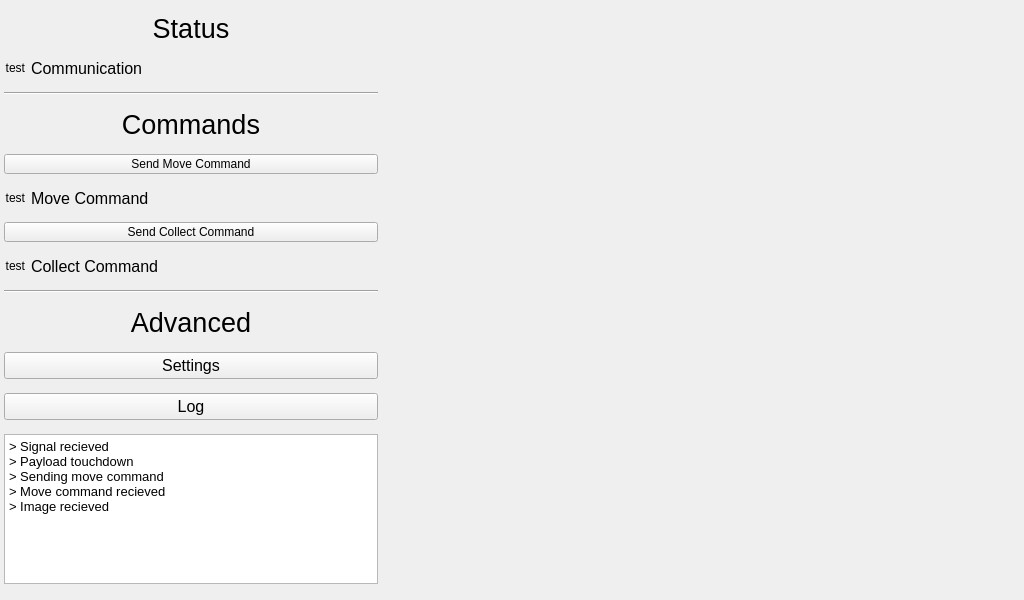
<?xml version="1.0" encoding="UTF-8"?>
<ui version="4.0">
 <class>MainWindow</class>
 <widget class="QMainWindow" name="MainWindow">
  <property name="enabled">
   <bool>true</bool>
  </property>
  <property name="geometry">
   <rect>
    <x>0</x>
    <y>0</y>
    <width>1024</width>
    <height>600</height>
   </rect>
  </property>
  <property name="sizePolicy">
   <sizepolicy hsizetype="Minimum" vsizetype="Minimum">
    <horstretch>0</horstretch>
    <verstretch>0</verstretch>
   </sizepolicy>
  </property>
  <property name="minimumSize">
   <size>
    <width>0</width>
    <height>0</height>
   </size>
  </property>
  <property name="maximumSize">
   <size>
    <width>999999</width>
    <height>999999</height>
   </size>
  </property>
  <property name="windowTitle">
   <string>Ground Station</string>
  </property>
  <widget class="QWidget" name="centralWidget">
   <property name="sizePolicy">
    <sizepolicy hsizetype="Fixed" vsizetype="Fixed">
     <horstretch>0</horstretch>
     <verstretch>0</verstretch>
    </sizepolicy>
   </property>
   <property name="minimumSize">
    <size>
     <width>1024</width>
     <height>600</height>
    </size>
   </property>
   <property name="maximumSize">
    <size>
     <width>1024</width>
     <height>600</height>
    </size>
   </property>
   <widget class="QWidget" name="widget" native="true">
    <property name="geometry">
     <rect>
      <x>-1</x>
      <y>-1</y>
      <width>1024</width>
      <height>600</height>
     </rect>
    </property>
    <property name="sizePolicy">
     <sizepolicy hsizetype="Fixed" vsizetype="Fixed">
      <horstretch>0</horstretch>
      <verstretch>0</verstretch>
     </sizepolicy>
    </property>
    <property name="minimumSize">
     <size>
      <width>1024</width>
      <height>600</height>
     </size>
    </property>
    <property name="maximumSize">
     <size>
      <width>1024</width>
      <height>600</height>
     </size>
    </property>
    <layout class="QHBoxLayout" name="horizontalLayout">
     <property name="spacing">
      <number>0</number>
     </property>
     <property name="leftMargin">
      <number>0</number>
     </property>
     <property name="topMargin">
      <number>0</number>
     </property>
     <property name="rightMargin">
      <number>0</number>
     </property>
     <property name="bottomMargin">
      <number>0</number>
     </property>
     <item>
      <widget class="QWidget" name="widget_2" native="true">
       <property name="minimumSize">
        <size>
         <width>384</width>
         <height>600</height>
        </size>
       </property>
       <property name="maximumSize">
        <size>
         <width>384</width>
         <height>600</height>
        </size>
       </property>
       <layout class="QVBoxLayout" name="verticalLayout">
        <property name="spacing">
         <number>0</number>
        </property>
        <property name="leftMargin">
         <number>5</number>
        </property>
        <property name="topMargin">
         <number>0</number>
        </property>
        <property name="rightMargin">
         <number>5</number>
        </property>
        <property name="bottomMargin">
         <number>0</number>
        </property>
        <item>
         <widget class="QLabel" name="label">
          <property name="sizePolicy">
           <sizepolicy hsizetype="Preferred" vsizetype="Fixed">
            <horstretch>0</horstretch>
            <verstretch>0</verstretch>
           </sizepolicy>
          </property>
          <property name="font">
           <font>
            <pointsize>20</pointsize>
            <weight>50</weight>
            <bold>false</bold>
            <underline>false</underline>
           </font>
          </property>
          <property name="text">
           <string>Status</string>
          </property>
          <property name="alignment">
           <set>Qt::AlignCenter</set>
          </property>
         </widget>
        </item>
        <item>
         <widget class="QWidget" name="widget_3" native="true">
          <property name="sizePolicy">
           <sizepolicy hsizetype="Preferred" vsizetype="Fixed">
            <horstretch>0</horstretch>
            <verstretch>0</verstretch>
           </sizepolicy>
          </property>
          <property name="minimumSize">
           <size>
            <width>0</width>
            <height>20</height>
           </size>
          </property>
          <property name="maximumSize">
           <size>
            <width>16777215</width>
            <height>20</height>
           </size>
          </property>
          <layout class="QHBoxLayout" name="horizontalLayout_2">
           <property name="spacing">
            <number>0</number>
           </property>
           <property name="leftMargin">
            <number>0</number>
           </property>
           <property name="topMargin">
            <number>0</number>
           </property>
           <property name="rightMargin">
            <number>0</number>
           </property>
           <property name="bottomMargin">
            <number>0</number>
           </property>
           <item>
            <layout class="QHBoxLayout" name="horizontalLayout_8">
             <property name="rightMargin">
              <number>15</number>
             </property>
             <item>
              <widget class="QLabel" name="label_comm_status">
               <property name="sizePolicy">
                <sizepolicy hsizetype="Preferred" vsizetype="Fixed">
                 <horstretch>0</horstretch>
                 <verstretch>0</verstretch>
                </sizepolicy>
               </property>
               <property name="text">
                <string>test</string>
               </property>
               <property name="alignment">
                <set>Qt::AlignRight|Qt::AlignTrailing|Qt::AlignVCenter</set>
               </property>
              </widget>
             </item>
             <item>
              <widget class="QLabel" name="label_4">
               <property name="sizePolicy">
                <sizepolicy hsizetype="Preferred" vsizetype="Minimum">
                 <horstretch>0</horstretch>
                 <verstretch>0</verstretch>
                </sizepolicy>
               </property>
               <property name="minimumSize">
                <size>
                 <width>150</width>
                 <height>0</height>
                </size>
               </property>
               <property name="maximumSize">
                <size>
                 <width>150</width>
                 <height>16777215</height>
                </size>
               </property>
               <property name="font">
                <font>
                 <pointsize>12</pointsize>
                </font>
               </property>
               <property name="text">
                <string>Communication</string>
               </property>
              </widget>
             </item>
             <item>
              <spacer name="horizontalSpacer">
               <property name="orientation">
                <enum>Qt::Horizontal</enum>
               </property>
               <property name="sizeType">
                <enum>QSizePolicy::Expanding</enum>
               </property>
               <property name="sizeHint" stdset="0">
                <size>
                 <width>40</width>
                 <height>20</height>
                </size>
               </property>
              </spacer>
             </item>
            </layout>
           </item>
          </layout>
         </widget>
        </item>
        <item>
         <widget class="Line" name="line">
          <property name="orientation">
           <enum>Qt::Horizontal</enum>
          </property>
         </widget>
        </item>
        <item>
         <widget class="QLabel" name="label_2">
          <property name="sizePolicy">
           <sizepolicy hsizetype="Preferred" vsizetype="Fixed">
            <horstretch>0</horstretch>
            <verstretch>0</verstretch>
           </sizepolicy>
          </property>
          <property name="font">
           <font>
            <pointsize>20</pointsize>
           </font>
          </property>
          <property name="text">
           <string>Commands</string>
          </property>
          <property name="alignment">
           <set>Qt::AlignCenter</set>
          </property>
          <property name="wordWrap">
           <bool>false</bool>
          </property>
         </widget>
        </item>
        <item>
         <widget class="QPushButton" name="pushButton">
          <property name="minimumSize">
           <size>
            <width>0</width>
            <height>20</height>
           </size>
          </property>
          <property name="maximumSize">
           <size>
            <width>16777215</width>
            <height>20</height>
           </size>
          </property>
          <property name="text">
           <string>Send Move Command</string>
          </property>
         </widget>
        </item>
        <item>
         <widget class="QWidget" name="widget_4" native="true">
          <property name="sizePolicy">
           <sizepolicy hsizetype="Preferred" vsizetype="Fixed">
            <horstretch>0</horstretch>
            <verstretch>0</verstretch>
           </sizepolicy>
          </property>
          <property name="minimumSize">
           <size>
            <width>0</width>
            <height>20</height>
           </size>
          </property>
          <property name="maximumSize">
           <size>
            <width>16777215</width>
            <height>20</height>
           </size>
          </property>
          <layout class="QHBoxLayout" name="horizontalLayout_4">
           <property name="spacing">
            <number>0</number>
           </property>
           <property name="leftMargin">
            <number>0</number>
           </property>
           <property name="topMargin">
            <number>0</number>
           </property>
           <property name="rightMargin">
            <number>0</number>
           </property>
           <property name="bottomMargin">
            <number>0</number>
           </property>
           <item>
            <layout class="QHBoxLayout" name="horizontalLayout_6">
             <property name="rightMargin">
              <number>15</number>
             </property>
             <item>
              <widget class="QLabel" name="label_mov_status">
               <property name="sizePolicy">
                <sizepolicy hsizetype="Preferred" vsizetype="Fixed">
                 <horstretch>0</horstretch>
                 <verstretch>0</verstretch>
                </sizepolicy>
               </property>
               <property name="maximumSize">
                <size>
                 <width>50</width>
                 <height>50</height>
                </size>
               </property>
               <property name="text">
                <string>test</string>
               </property>
               <property name="alignment">
                <set>Qt::AlignRight|Qt::AlignTrailing|Qt::AlignVCenter</set>
               </property>
              </widget>
             </item>
             <item>
              <widget class="QLabel" name="label_7">
               <property name="sizePolicy">
                <sizepolicy hsizetype="Preferred" vsizetype="Minimum">
                 <horstretch>0</horstretch>
                 <verstretch>0</verstretch>
                </sizepolicy>
               </property>
               <property name="font">
                <font>
                 <pointsize>12</pointsize>
                </font>
               </property>
               <property name="text">
                <string>Move Command</string>
               </property>
              </widget>
             </item>
             <item>
              <spacer name="horizontalSpacer_2">
               <property name="orientation">
                <enum>Qt::Horizontal</enum>
               </property>
               <property name="sizeHint" stdset="0">
                <size>
                 <width>40</width>
                 <height>20</height>
                </size>
               </property>
              </spacer>
             </item>
            </layout>
           </item>
          </layout>
         </widget>
        </item>
        <item>
         <widget class="QPushButton" name="pushButton_2">
          <property name="minimumSize">
           <size>
            <width>0</width>
            <height>20</height>
           </size>
          </property>
          <property name="maximumSize">
           <size>
            <width>16777215</width>
            <height>20</height>
           </size>
          </property>
          <property name="text">
           <string>Send Collect Command</string>
          </property>
         </widget>
        </item>
        <item>
         <widget class="QWidget" name="widget_5" native="true">
          <property name="sizePolicy">
           <sizepolicy hsizetype="Preferred" vsizetype="Fixed">
            <horstretch>0</horstretch>
            <verstretch>0</verstretch>
           </sizepolicy>
          </property>
          <property name="minimumSize">
           <size>
            <width>0</width>
            <height>20</height>
           </size>
          </property>
          <property name="maximumSize">
           <size>
            <width>16777215</width>
            <height>20</height>
           </size>
          </property>
          <layout class="QHBoxLayout" name="horizontalLayout_5">
           <property name="spacing">
            <number>0</number>
           </property>
           <property name="leftMargin">
            <number>0</number>
           </property>
           <property name="topMargin">
            <number>0</number>
           </property>
           <property name="rightMargin">
            <number>0</number>
           </property>
           <property name="bottomMargin">
            <number>0</number>
           </property>
           <item>
            <layout class="QHBoxLayout" name="horizontalLayout_7">
             <property name="rightMargin">
              <number>15</number>
             </property>
             <item>
              <widget class="QLabel" name="label_col_status">
               <property name="sizePolicy">
                <sizepolicy hsizetype="Maximum" vsizetype="Fixed">
                 <horstretch>0</horstretch>
                 <verstretch>0</verstretch>
                </sizepolicy>
               </property>
               <property name="text">
                <string>test</string>
               </property>
               <property name="alignment">
                <set>Qt::AlignRight|Qt::AlignTrailing|Qt::AlignVCenter</set>
               </property>
              </widget>
             </item>
             <item>
              <widget class="QLabel" name="label_8">
               <property name="sizePolicy">
                <sizepolicy hsizetype="Preferred" vsizetype="Minimum">
                 <horstretch>0</horstretch>
                 <verstretch>0</verstretch>
                </sizepolicy>
               </property>
               <property name="font">
                <font>
                 <pointsize>12</pointsize>
                </font>
               </property>
               <property name="text">
                <string>Collect Command</string>
               </property>
              </widget>
             </item>
             <item>
              <spacer name="horizontalSpacer_3">
               <property name="orientation">
                <enum>Qt::Horizontal</enum>
               </property>
               <property name="sizeType">
                <enum>QSizePolicy::Expanding</enum>
               </property>
               <property name="sizeHint" stdset="0">
                <size>
                 <width>40</width>
                 <height>20</height>
                </size>
               </property>
              </spacer>
             </item>
            </layout>
           </item>
          </layout>
         </widget>
        </item>
        <item>
         <widget class="Line" name="line_2">
          <property name="orientation">
           <enum>Qt::Horizontal</enum>
          </property>
         </widget>
        </item>
        <item>
         <widget class="QLabel" name="label_3">
          <property name="sizePolicy">
           <sizepolicy hsizetype="Preferred" vsizetype="Fixed">
            <horstretch>0</horstretch>
            <verstretch>0</verstretch>
           </sizepolicy>
          </property>
          <property name="font">
           <font>
            <pointsize>20</pointsize>
           </font>
          </property>
          <property name="text">
           <string>Advanced</string>
          </property>
          <property name="alignment">
           <set>Qt::AlignCenter</set>
          </property>
         </widget>
        </item>
        <item>
         <widget class="QPushButton" name="pushButton_3">
          <property name="font">
           <font>
            <pointsize>12</pointsize>
           </font>
          </property>
          <property name="text">
           <string>Settings</string>
          </property>
         </widget>
        </item>
        <item>
         <widget class="QPushButton" name="pushButton_4">
          <property name="font">
           <font>
            <pointsize>12</pointsize>
           </font>
          </property>
          <property name="text">
           <string>Log</string>
          </property>
         </widget>
        </item>
        <item>
         <widget class="QTextBrowser" name="textBrowser">
          <property name="minimumSize">
           <size>
            <width>0</width>
            <height>0</height>
           </size>
          </property>
          <property name="maximumSize">
           <size>
            <width>16777215</width>
            <height>150</height>
           </size>
          </property>
          <property name="font">
           <font>
            <pointsize>12</pointsize>
           </font>
          </property>
          <property name="html">
           <string>&lt;!DOCTYPE HTML PUBLIC &quot;-//W3C//DTD HTML 4.0//EN&quot; &quot;http://www.w3.org/TR/REC-html40/strict.dtd&quot;&gt;
&lt;html&gt;&lt;head&gt;&lt;meta name=&quot;qrichtext&quot; content=&quot;1&quot; /&gt;&lt;style type=&quot;text/css&quot;&gt;
p, li { white-space: pre-wrap; }
&lt;/style&gt;&lt;/head&gt;&lt;body style=&quot; font-family:'Noto Sans'; font-size:12pt; font-weight:400; font-style:normal;&quot;&gt;
&lt;p style=&quot; margin-top:0px; margin-bottom:0px; margin-left:0px; margin-right:0px; -qt-block-indent:0; text-indent:0px;&quot;&gt;&lt;span style=&quot; font-size:10pt;&quot;&gt;&amp;gt; Signal recieved&lt;/span&gt;&lt;/p&gt;
&lt;p style=&quot; margin-top:0px; margin-bottom:0px; margin-left:0px; margin-right:0px; -qt-block-indent:0; text-indent:0px;&quot;&gt;&lt;span style=&quot; font-size:10pt;&quot;&gt;&amp;gt; Payload touchdown&lt;/span&gt;&lt;/p&gt;
&lt;p style=&quot; margin-top:0px; margin-bottom:0px; margin-left:0px; margin-right:0px; -qt-block-indent:0; text-indent:0px;&quot;&gt;&lt;span style=&quot; font-size:10pt;&quot;&gt;&amp;gt; Sending move command&lt;/span&gt;&lt;/p&gt;
&lt;p style=&quot; margin-top:0px; margin-bottom:0px; margin-left:0px; margin-right:0px; -qt-block-indent:0; text-indent:0px;&quot;&gt;&lt;span style=&quot; font-size:10pt;&quot;&gt;&amp;gt; Move command recieved&lt;/span&gt;&lt;/p&gt;
&lt;p style=&quot; margin-top:0px; margin-bottom:0px; margin-left:0px; margin-right:0px; -qt-block-indent:0; text-indent:0px;&quot;&gt;&lt;span style=&quot; font-size:10pt;&quot;&gt;&amp;gt; Image recieved&lt;/span&gt;&lt;/p&gt;&lt;/body&gt;&lt;/html&gt;</string>
          </property>
         </widget>
        </item>
       </layout>
      </widget>
     </item>
     <item>
      <layout class="QVBoxLayout" name="verticalLayout_2">
       <property name="spacing">
        <number>0</number>
       </property>
       <property name="topMargin">
        <number>0</number>
       </property>
       <item>
        <widget class="QLabel" name="logo">
         <property name="sizePolicy">
          <sizepolicy hsizetype="Fixed" vsizetype="Fixed">
           <horstretch>0</horstretch>
           <verstretch>0</verstretch>
          </sizepolicy>
         </property>
         <property name="minimumSize">
          <size>
           <width>640</width>
           <height>120</height>
          </size>
         </property>
         <property name="maximumSize">
          <size>
           <width>640</width>
           <height>120</height>
          </size>
         </property>
         <property name="text">
          <string/>
         </property>
        </widget>
       </item>
       <item>
        <widget class="QLabel" name="label_pic">
         <property name="sizePolicy">
          <sizepolicy hsizetype="Fixed" vsizetype="Fixed">
           <horstretch>0</horstretch>
           <verstretch>0</verstretch>
          </sizepolicy>
         </property>
         <property name="minimumSize">
          <size>
           <width>640</width>
           <height>480</height>
          </size>
         </property>
         <property name="maximumSize">
          <size>
           <width>640</width>
           <height>480</height>
          </size>
         </property>
         <property name="text">
          <string/>
         </property>
        </widget>
       </item>
      </layout>
     </item>
    </layout>
   </widget>
  </widget>
 </widget>
 <layoutdefault spacing="6" margin="11"/>
 <tabstops>
  <tabstop>textBrowser</tabstop>
  <tabstop>pushButton</tabstop>
  <tabstop>pushButton_2</tabstop>
  <tabstop>pushButton_3</tabstop>
  <tabstop>pushButton_4</tabstop>
 </tabstops>
 <resources/>
 <connections/>
</ui>
